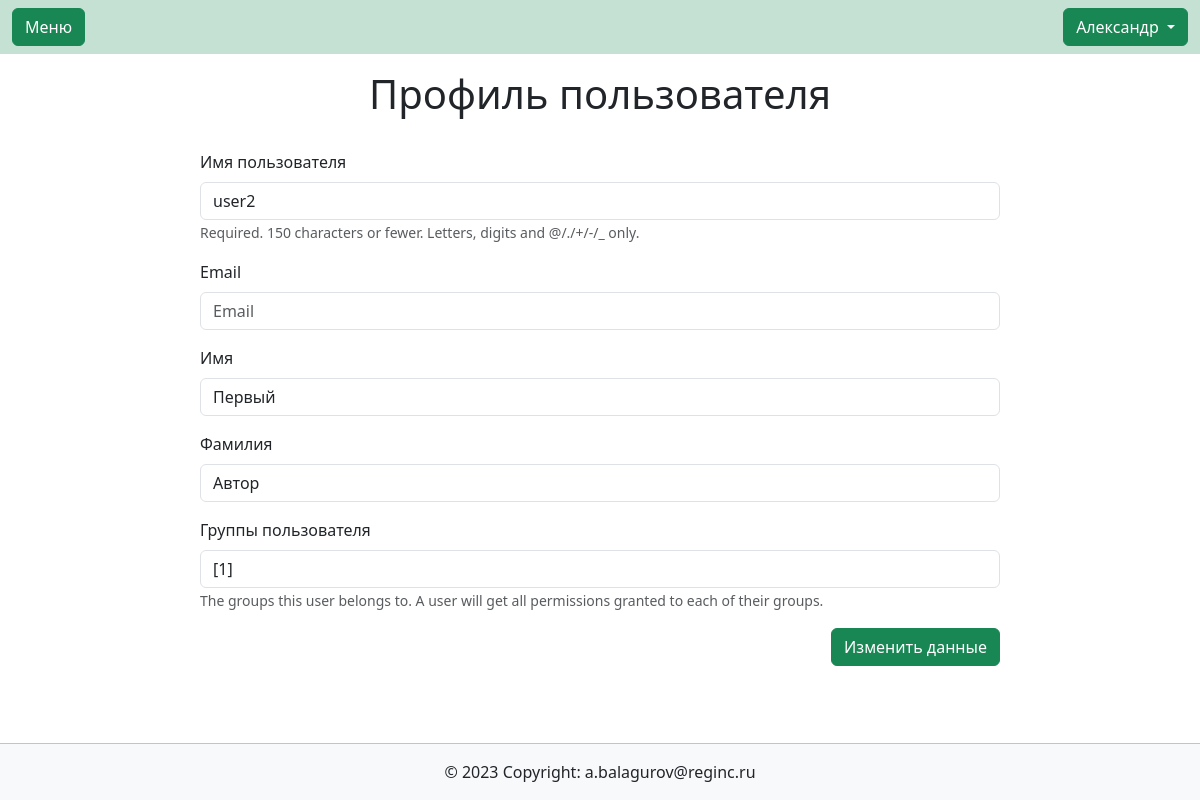
/users/profile/3/ (signed in), run on the app's committed database.
### users/models.py (models this page shows, shortened)
class User(AbstractUser):
    description = models.CharField(max_length=150, blank=True, verbose_name='Занимаемая должность',)
    class Meta:
        verbose_name_plural = 'Пользователи'
        default_permissions = ()
        permissions = [
            ('edit_profile', 'Сan change his profile data'),
            ('user_administration', 'Can add, change and delete user data')
        ]

### users/views.py (the view)
# urls.py: path('profile/', views.profile, name='profile'),
@permission_required('users.edit_profile', raise_exception=True)
def profile(request, id=None):
    if request.method == 'POST':
        if id is not None and request.user.has_perm('users.user_administration'):
            instance = User.objects.get(pk=id)
            form = AdminCustumUserChangeForm(request.POST, instance=instance)
            if form.is_valid():
                form.save()
                return redirect('users:listusers', permanent=True)
        else:
            instance = request.user
            form = CustumUserChangeForm(request.POST, instance=instance)
            if form.is_valid():
                form.save()
                return redirect('users:profile', permanent=True)
    else:
        if id is not None and request.user.has_perm('users.user_administration'):
            instance = User.objects.get(pk=id)
            form = AdminCustumUserChangeForm(instance=instance)
        else:
            instance = request.user
            form = CustumUserChangeForm(instance=instance)
    return render(request, 'users/profile.html', {'form': form, 'customer': instance})

### users/forms.py
class AdminCustumUserChangeForm(forms.ModelForm):
    class Meta:
        model = get_user_model()
        fields = ['username', 'email', 'first_name', 'last_name', 'groups']
        labels = {
            'username': 'Имя пользователя',
            'email': 'Email',
            'first_name': 'Имя',
            'last_name': 'Фамилия',
            'groups': 'Группы пользователя',
        }
        widgets = {
            'username': forms.TextInput(),
            'email': forms.TextInput(),
            'first_name': forms.TextInput(),
            'last_name': forms.TextInput(),
            'groups': Select2MultipleWidget(),
        }

### users/templates/users/profile.html (shortened to what this page needs)
{% extends  'base.html' %}
{% load bootstrap5 %}
{% block content %}
<h1 class="text-center py-3">Профиль пользователя</h1>
<form class="form col-10 col-lg-8 mx-auto py-2" method="POST">
    {% bootstrap_form form %}
    {% bootstrap_button "Изменить данные" button_type="submit" button_class="btn-success float-end" %}
</form>
{% endblock content %}

### all_apps/templates/header.html (shortened to what this page needs)
{% load bootstrap_icons %}
<nav class="navbar navbar-expand-lg navbar-light" style="background-color: #C5E1D4;">
    <div class="container-fluid">
        <a class="btn btn-success" data-bs-toggle="offcanvas" href="#offcanvasExample" role="button" aria-controls="offcanvasExample">
            {% bs_icon 'list' size='1.5em' %} Меню
        </a>
        {% if user.is_authenticated %}
            <div class="dropdown ms-3" style="background-color: #C5E1D4;">
                <button class="btn btn-success dropdown-toggle" id="bd-versions" data-bs-toggle="dropdown" aria-expanded="false" data-bs-display="static">
                    {{ user.last_name }} {{ user.first_name }}
                </button>
            </div>
        {% endif %}
    </div>
  </nav>

### main/static/main/css/style.css (style rules this page uses)
body { min-height: 100vh; position: relative; margin: 0; padding-bottom: 55px; box-sizing: border-box; }

### data on the page
User: first_name "Александр"
User: username "user2", first_name "Первый", last_name "Автор"
